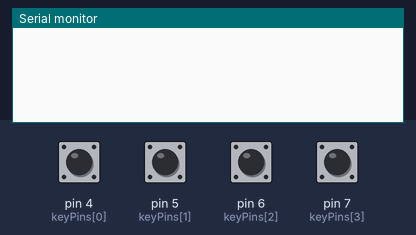
Simulated run of this sketch. Board: Arduino Uno, built with avr-gcc and run on an emulated ATmega328P. Parts: the last lines printed to the serial monitor. Inputs (shaded band) come from the test bench; at power-on: pin 4 (keyPins[0]), pin 5 (keyPins[1]), pin 6 (keyPins[2]), pin 7 (keyPins[3]) HIGH.

Above: at 1.2 s.
1.3 s: pin 4 (keyPins[0]) pulled LOW for 0.15 s
At 2.1 s:
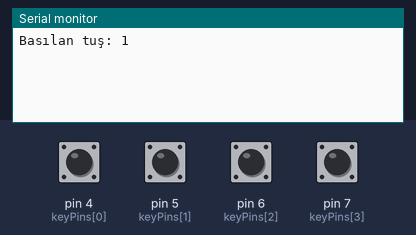
2.9 s: pin 5 (keyPins[1]) pulled LOW for 0.15 s
At 3.3 s:
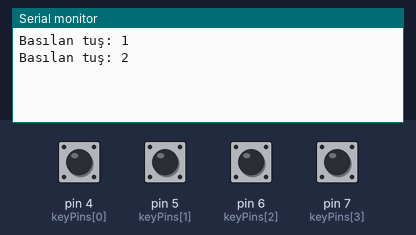
4.5 s: pin 6 (keyPins[2]) pulled LOW for 0.15 s
At 5.7 s:
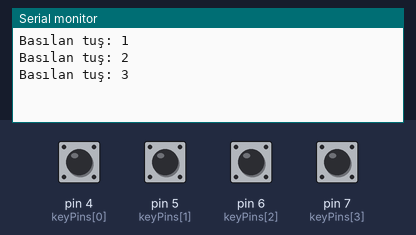
6.1 s: pin 7 (keyPins[3]) pulled LOW for 0.15 s
At 7.0 s:
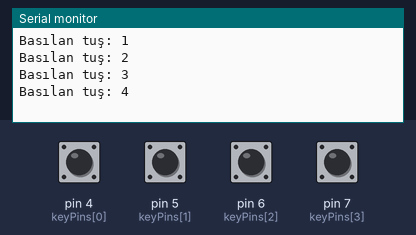
Timing chart, 0 to 8.7 s (numbered marks = the images above; inputs shaded):
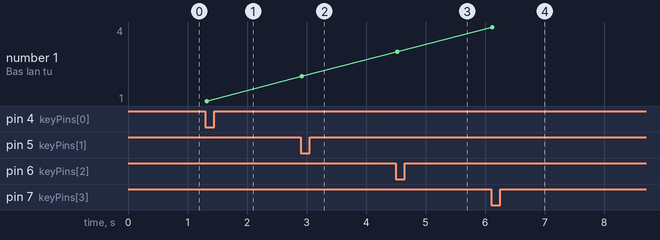

Measured:
- after the input at 1.3 s, the serial monitor: prints a new line at once (image 1)
- after the input at 2.9 s, the serial monitor: prints a new line at once (image 2)
- after the input at 4.5 s, the serial monitor: prints a new line at once (image 3)
- after the input at 6.1 s, the serial monitor: prints a new line at once (image 4)
- plotted number 1: 1 → 2 after the input at 2.9 s, 2 → 3 after the input at 4.5 s, 3 → 4 after the input at 6.1 s

The sketch:

membran.ino
```cpp
const byte keyPins[4] = {4, 5, 6, 7};
const char keyChars[4] = {'1','2','3','4'};

void setup() {
  Serial.begin(9600);
  for (int i = 0; i < 4; i++) {
    pinMode(keyPins[i], INPUT_PULLUP);
  }
}

void loop() {
  for (int i = 0; i < 4; i++) {
    if (digitalRead(keyPins[i]) == LOW) {
      delay(20); // debounce
      if (digitalRead(keyPins[i]) == LOW) {
        Serial.print("Basılan tuş: ");
        Serial.println(keyChars[i]);

        while (digitalRead(keyPins[i]) == LOW) {
          delay(10);
        }
      }
    }
  }
}
```
